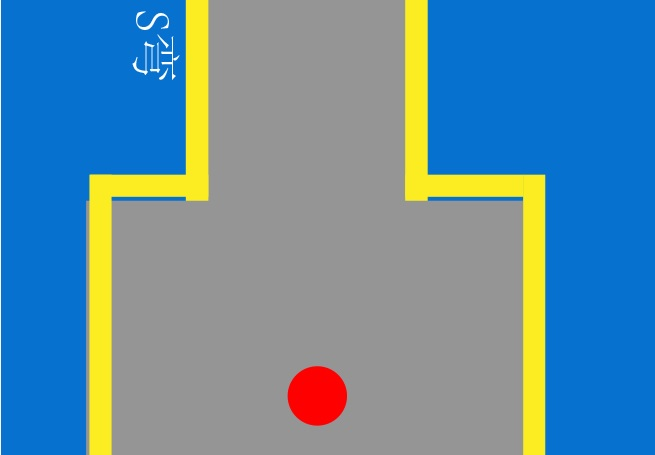
#> input picture line.jpg, 655 x 455 px
$ python line_cross.py
#> lines starting #> are read from the running program, lines starting #| are printed output that depends on the picture; after the words box and inside, x2 and y2 are one past the last pixel; in counts of white or black regions, pixels touching at a corner belong together
#> further down, img is the input picture: shape (455, 655, 3); mean B, G, R 162.8, 140.1, 98.2
# -*- coding: UTF-8 -*-
import cv2
import numpy as np

def cross_point(line1, line2):  # 计算交点函数
    #是否存在交点
    point_is_exist=False
    x=0
    y=0
    x1 = line1[0]  # 取四点坐标
    y1 = line1[1]
    x2 = line1[2]
    y2 = line1[3]

    x3 = line2[0]
    y3 = line2[1]
    x4 = line2[2]
    y4 = line2[3]

    if (x2 - x1) == 0:
        k1 = None
    else:
        k1 = (y2 - y1) * 1.0 / (x2 - x1)  # 计算k1,由于点均为整数，需要进行浮点数转化
        b1 = y1 * 1.0 - x1 * k1 * 1.0  # 整型转浮点型是关键

    if (x4 - x3) == 0:  # L2直线斜率不存在操作
        k2 = None
        b2 = 0
    else:
        k2 = (y4 - y3) * 1.0 / (x4 - x3)  # 斜率存在操作
        b2 = y3 * 1.0 - x3 * k2 * 1.0

    if k1 is None:
        if not k2 is None:
            x = x1
            y = k2 * x1 + b2
            point_is_exist=True
    elif k2 is None:
        x=x3
        y=k1*x3+b1
    elif not k2==k1:
        x = (b2 - b1) * 1.0 / (k1 - k2)
        y = k1 * x * 1.0 + b1 * 1.0
        point_is_exist=True
    return point_is_exist,[x, y]

def denoising(img):
    '''
    Only reserve yellow car lines to caculate the cross points
    '''

    lower_hsv = np.array([25, 75, 165])
    upper_hsv = np.array([40, 255, 255])

    hsv = cv2.cvtColor(img, cv2.COLOR_BGR2HSV)
#> hsv: shape (455, 655, 3); mean H, S, V 49.6, 126, 183.1
    mask = cv2.inRange(hsv, lowerb=lower_hsv, upperb=upper_hsv)
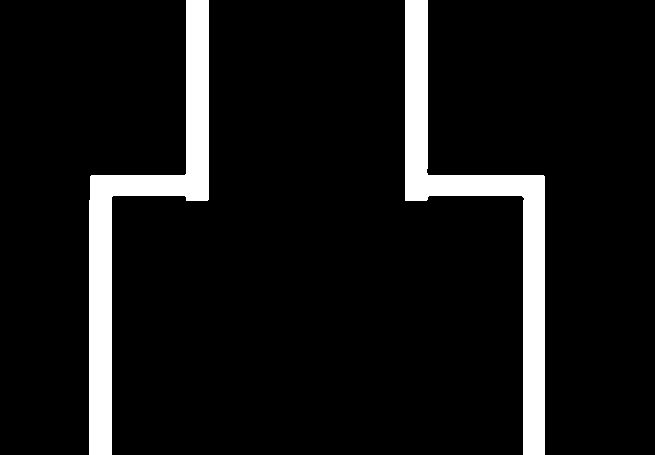
#> mask: shape (455, 655); 8.5% white; 2 white regions, box (x1, y1, x2, y2) and area: (405, 0, 545, 455) 12772, (89, 0, 209, 455) 12593

    race_res = cv2.bitwise_and(img, img, mask = mask)
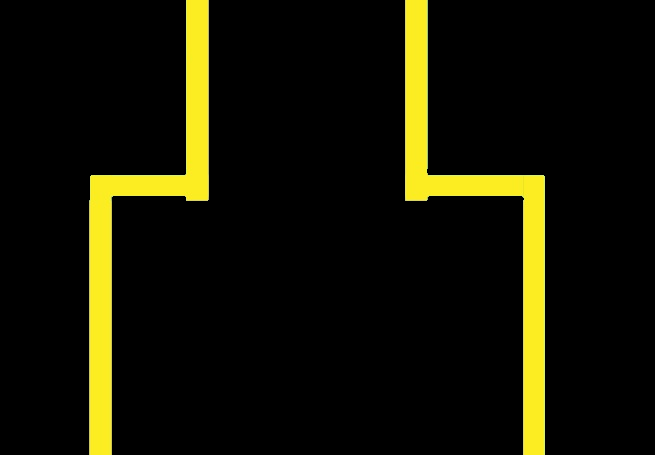
#> race_res: shape (455, 655, 3); mean B, G, R 3.6, 20, 21.1
    race_res = race_res[:,:,::-1]
    # cv2.imshow("HSV",race_res)
    # cv2.imwrite("debug.jpg",race_res)
    return race_res


img = cv2.imread("line.jpg")

hsv = denoising(img)

gray = cv2.cvtColor(hsv,cv2.COLOR_BGR2GRAY)
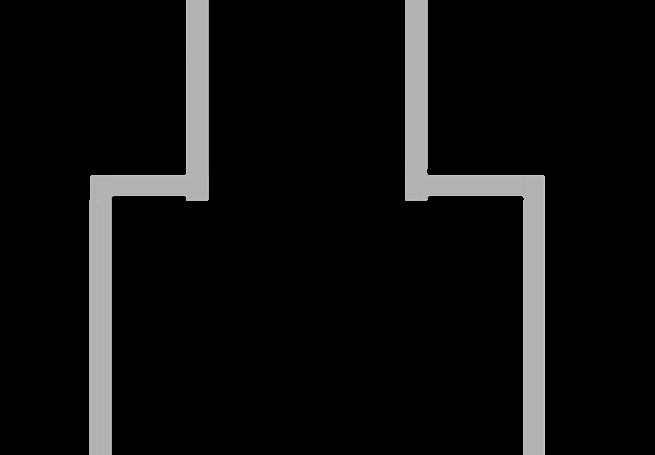
#> gray: shape (455, 655); min 0, max 204, mean 15.2

gray = cv2.GaussianBlur(gray,(3,3),0)

edges = cv2.Canny(gray, 50, 200)
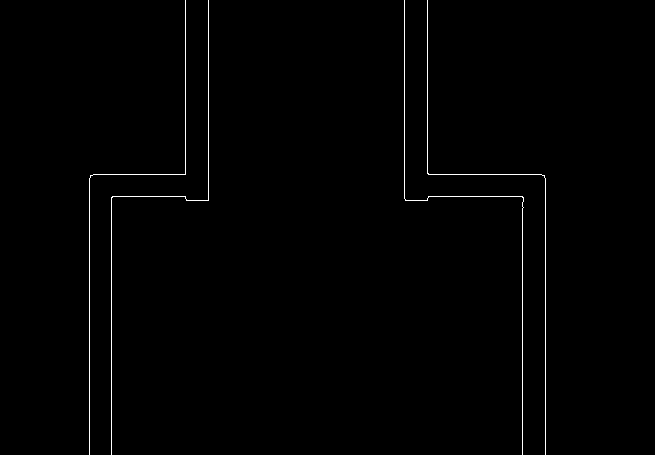
#> edges: shape (455, 655); 0.76% white in thin lines or dots, all inside (x1, y1, x2, y2) = (89, 0, 546, 455)
# edges = gray

lines = cv2.HoughLinesP(edges, 10, 5*np.pi / 180, 50, minLineLength=250, maxLineGap=400)
#> lines = [[111, 454, 111, 174], [545, 454, 545, 178], [89, 454, 89, 178], [522, 454, 522, 174], [93, 174, 541, 174], [112, 196, 521, 196]]
# lines = cv2.HoughLines(edges, 1, np.pi / 180, 25,20)

cv2.imshow("debug",edges)


lines_hough =lines[:, 0, :]# 提取为二维
#> lines_hough has the same summary as lines

# print("lines1",lines_hough)
for x1, y1, x2, y2 in lines_hough[:]:
    cv2.line(img, (x1, y1), (x2, y2), (0, 0, 255), 2)
    cv2.imshow('Result', img)
#> this loop made 6 passes
#> pass 1, `cv2.imshow('Result', img)`:
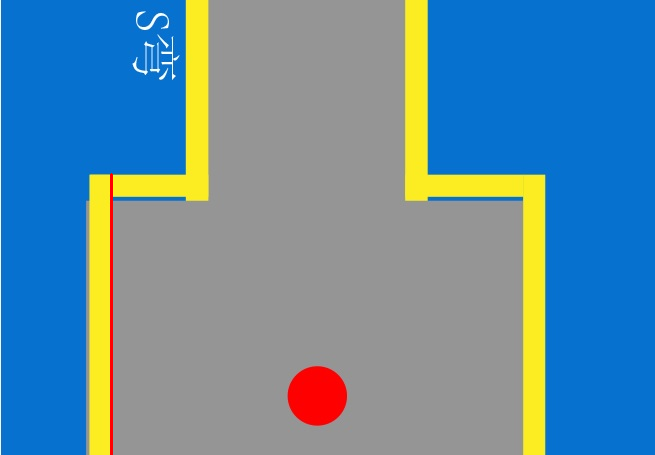
#> window 'Result': shape (455, 655, 3); mean B, G, R 162.6, 139.5, 98.3
#> after the loop:
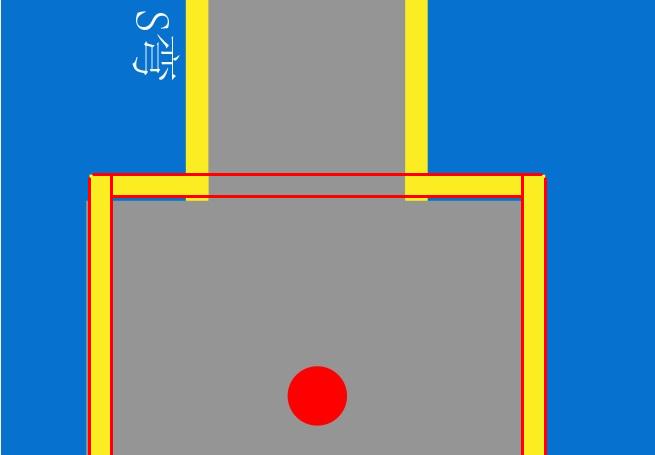
#> img: shape (455, 655, 3); 1.98% of pixels changed, all inside (x1, y1, x2, y2) = (88, 173, 547, 455)

for x1, y1, x2, y2 in lines_hough[:]:
    for x3,y3,x4,y4 in lines_hough[:]:
        point_is_exist, [x, y]=cross_point([x1, y1, x2, y2],[x3,y3,x4,y4])
        if point_is_exist:
            cv2.circle(img,(int(x),int(y)),5,(0,0,255),1)
            print("detect points:%d,%d"%(x,y))
#> this loop made 6 passes
#| detect points:111,174
#| detect points:111,196
#| detect points:545,174
#| detect points:545,196
#| detect points:89,174
#| detect points:89,196
#| detect points:522,174
#| detect points:522,196
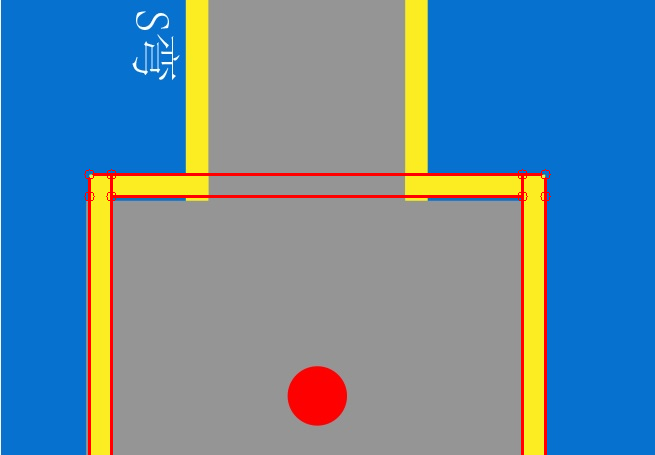
#> img: shape (455, 655, 3); 0.06% of pixels changed, all inside (x1, y1, x2, y2) = (84, 169, 551, 201)

            # cv2.putText(img, text = str(x)+','+str(y), org = (int(x),int(y)+50),
                        # fontFace=cv2.FONT_HERSHEY_TRIPLEX, fontScale = 1, color = (255,0,0))
cv2.imshow('Result', img)
cv2.imwrite("result.jpg",img)

cv2.waitKey (0)
